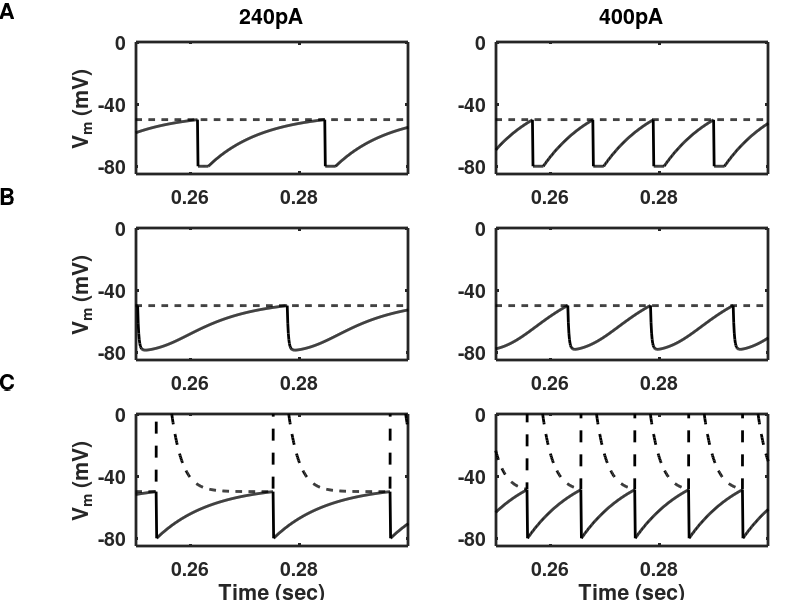
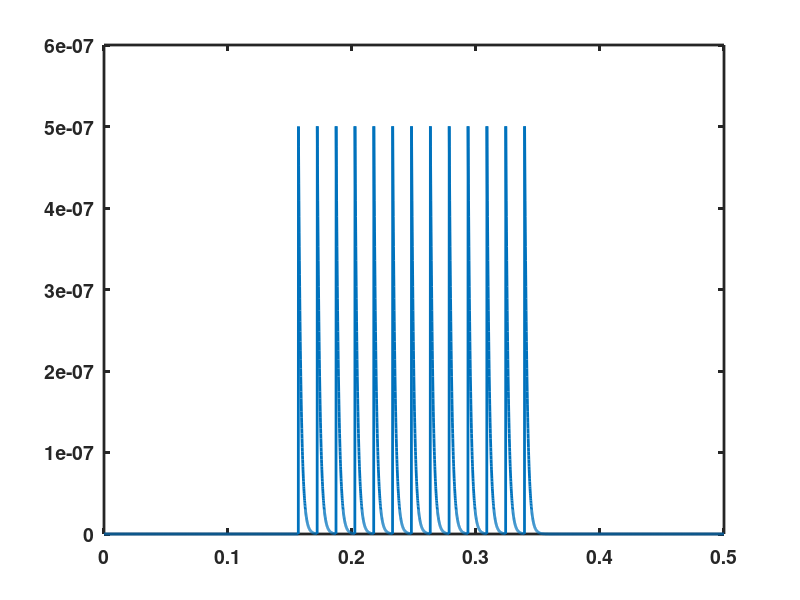

MATLAB code for these plots, in order:
% Figure_2_4.m
% Simulates a leaky integrate-and-fire neuron, which receives a single
% 200ms current pulse on each trial to cause spiking. 
% Pulses of two amplitudes are used for each of three models.
% Models differ in how the refractory conductance is included after a
% spike.
% 
% 
% This code was used to produce Figure 2.4 in the textbook:
% "An Introductory Course in Computational Neuroscience" 
% by Paul Miller, Brandeis University 2017
%
%%%%%%%%%%%%%%%%%%%%%%%%%%%%%%%%%%%%%%%%%%%%%%%%%%%%%%%%%%%%%%%%%%%%%%%%%%%

% Set up the default plotting parameters
set(0,'DefaultLineLineWidth',2,...
    'DefaultLineMarkerSize',8, ...
    'DefaultAxesLineWidth',2, ...
    'DefaultAxesFontSize',14,...
    'DefaultAxesFontWeight','Bold');
    figure(1)
    clf;

%% Simulation parameters
dt = 0.0001;                % time-step
t = 0:dt:0.5;               % vector of time-points
ton = 0.15;                 % time to begin applied current (onset)
toff = 0.35;                % time to end applied current (offset)
non = round(ton/dt);        % time-point index of current onset
noff = round(toff/dt);      % time-point index of current offset

%% Parameters for the LIF neuron
tau = 0.010;                % membrane time constant
E_L = -0.070;               % leak potential (also resting potential)
E_K = -0.080;               % potassium reversal potential (for refractory conductance)
Vth0 = -0.050;              % baseline threshold potential (to produce spike)
Vreset = -0.080;            % reset potential (post-spike)
Cm = 100e-12;               % total membrane capacitance
G_L = Cm/tau;               % total membrane conductance (leak conductance)

tref = 0.002;               % Time constant of refractory period
delta_G = 500e-9;           % Increase in potassium conductance (method 2)
delta_Vth = 0.2;            % Increase in threshold voltage (method 3)

Iapp = [240e-12 400e-12];   % Two levels of applied current used per method
Ntrials = length(Iapp);     % Number of trials per method

%% Now loop through the three different methods for implementing a refractory period.
for tref_method = 1:3;
     
    % Loop through trials with different applied currents
    for trial = 1:Ntrials;      
        I = zeros(size(t));         % Initialize current to zero
        % Then generate the step current
        I(non:noff) = Iapp(trial)*ones(1,noff+1-non);
        V = E_L*ones(size(t));      % Initialize membrane potential
        spikes = zeros(size(t));    % Initialize vector of recorded spikes
        Gref = zeros(size(t));      % Initialize refractory conductance
        
        Vth = Vth0*ones(size(t));   % Initialize threshold voltage (which now can vary)
 
        % Ensure simulation does not commence in the refractory period of 
        % the last spike
        t_last_spike = -10*tref; 
        
        %% Commence integration through time
        for i = 2:length(t);
            % Next line decays the refractory conductance to zero
            Gref(i) = Gref(i-1)*exp(-dt/tref);
            % Next line decays the voltage threshold to its baseline value
            Vth(i) = Vth0 + (Vth(i-1)-Vth0)*exp(-dt/tref);
            % Next line calculates the steady state voltage directly from
            % the differential equation
            Vss = ( I(i) + G_L*E_L + Gref(i)*E_K)/(G_L + Gref(i));
            % Next line calculates the timescale for change in the membrane
            % potential
            taueff = Cm/(G_L+Gref(i));
            % Next line updates the voltage using the exponential solution 
            % for a first order linear ordinary differential equation
            V(i) = Vss + ( V(i-1)-Vss)*exp(-dt/taueff);
            
            % Now include the refractory period using one of three
            % different methods.
            if ( tref_method == 1 )     % Method (1) is forced voltage clamp
                if ( t(i) < t_last_spike + tref )   % If within tref of last spike
                    V(i) = Vreset;      % Clamp voltage to reset
                end
            end
            
            if V(i) > Vth(i)            % If membrane potential is above threshold
                spikes(i) = 1;          % Record a spike
                if (tref_method == 2 )  % Method (2) uses a potassium conductance
                        Gref(i) = Gref(i) + delta_G;    % Increase conductance
                else;                   % For methods (1) and (3) use reset
                    V(i) = Vreset;      % Reset the membrane potential
                    if (tref_method == 3)   % Method (3) raises threshold
                        Vth(i) = Vth0 + delta_Vth;  % Raise the threshold
                    end
                end
                t_last_spike = t(i);    % Keep track of time since spike
            end
        end;
        %% Integration through time is over
        % Now plot the membrane potential versus time
        
        figure(1)
        hold on;            % Prevents overwriting on the same subfigure
        % Next line positions each panel for each subfigure
        subplot('position',[0.45*trial-0.28 1.02-0.31*tref_method 0.34 0.22])
        plot(t,1000*V,'k');      % Plot membrane potential versus time
        hold on;            % Do not overwrite the subfigure
        plot(t,1000*Vth,'k--')   % Plot the threshold as a dashed line
        if ( trial == 1 )   % Label and mark y-axis for leftmost panels
            ylabel('V_m (mV)')
        end
        set(gca,'YTick',[-80 -40 0])
        axis([0.25 0.3 1000*(Vreset-0.005) 1000*(Vth0+0.05)]) % Zoom in on x-axis

        if ( tref_method == 1 )     % Give titles on top panels
            if ( trial == 1)
                title('240pA')
            end
            if ( trial == 2)
                title('400pA')
            end
        end
        set(gca,'XTick',[0.26 0.28])            % Set tick marks and
        set(gca,'XTickLabel',{'0.26', '0.28'})  % labels on bottom panel
        if ( tref_method == 3 )
            xlabel('Time (sec)')             
        end
        
    end
    
    if ( tref_method == 2 )     % Method with refractory conductance
        figure(2);              % Not included in book figure
        clf
        plot(t,Gref)            % Plot refractory conductance vs time
        figure(1)
    end
end

annotation('textbox',[0.00 0.97 0.02 0.02],'LineStyle','none', ...
    'FontSize',16,'FontWeight','Bold','String','A')
annotation('textbox',[0.00 0.66 0.02 0.02],'LineStyle','none', ...
    'FontSize',16,'FontWeight','Bold','String','B')
annotation('textbox',[0.00 0.35 0.02 0.02],'LineStyle','none', ...
    'FontSize',16,'FontWeight','Bold','String','C')
